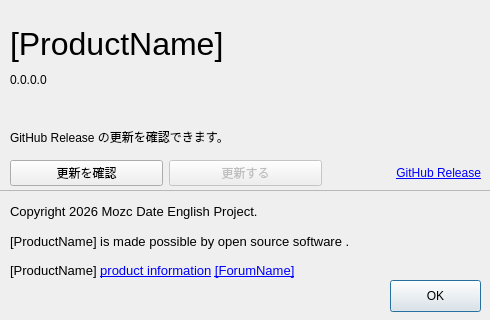
<?xml version="1.0" encoding="UTF-8"?>
<!--
 Copyright 2010-2021, Google Inc.
 All rights reserved.

 Redistribution and use in source and binary forms, with or without
 modification, are permitted provided that the following conditions are
 met:

     * Redistributions of source code must retain the above copyright
 notice, this list of conditions and the following disclaimer.
     * Redistributions in binary form must reproduce the above
 copyright notice, this list of conditions and the following disclaimer
 in the documentation and/or other materials provided with the
 distribution.
     * Neither the name of Google Inc. nor the names of its
 contributors may be used to endorse or promote products derived from
 this software without specific prior written permission.

 THIS SOFTWARE IS PROVIDED BY THE COPYRIGHT HOLDERS AND CONTRIBUTORS
 "AS IS" AND ANY EXPRESS OR IMPLIED WARRANTIES, INCLUDING, BUT NOT
 LIMITED TO, THE IMPLIED WARRANTIES OF MERCHANTABILITY AND FITNESS FOR
 A PARTICULAR PURPOSE ARE DISCLAIMED. IN NO EVENT SHALL THE COPYRIGHT
 OWNER OR CONTRIBUTORS BE LIABLE FOR ANY DIRECT, INDIRECT, INCIDENTAL,
 SPECIAL, EXEMPLARY, OR CONSEQUENTIAL DAMAGES (INCLUDING, BUT NOT
 LIMITED TO, PROCUREMENT OF SUBSTITUTE GOODS OR SERVICES; LOSS OF USE,
 DATA, OR PROFITS; OR BUSINESS INTERRUPTION) HOWEVER CAUSED AND ON ANY
 THEORY OF LIABILITY, WHETHER IN CONTRACT, STRICT LIABILITY, OR TORT
 (INCLUDING NEGLIGENCE OR OTHERWISE) ARISING IN ANY WAY OUT OF THE USE
 OF THIS SOFTWARE, EVEN IF ADVISED OF THE POSSIBILITY OF SUCH DAMAGE.
-->

<ui version="4.0">
 <class>AboutDialog</class>
 <widget class="QDialog" name="AboutDialog">
  <property name="geometry">
   <rect>
    <x>0</x>
    <y>0</y>
    <width>490</width>
    <height>320</height>
   </rect>
  </property>
  <property name="sizePolicy">
   <sizepolicy hsizetype="Fixed" vsizetype="Fixed">
    <horstretch>0</horstretch>
    <verstretch>0</verstretch>
   </sizepolicy>
  </property>
  <property name="minimumSize">
   <size>
    <width>490</width>
    <height>320</height>
   </size>
  </property>
  <property name="maximumSize">
   <size>
    <width>490</width>
    <height>320</height>
   </size>
  </property>
  <property name="windowTitle">
   <string>About [ProductName]</string>
  </property>
  <widget class="QFrame" name="color_frame">
   <property name="geometry">
    <rect>
     <x>-10</x>
     <y>190</y>
     <width>511</width>
     <height>141</height>
    </rect>
   </property>
   <property name="frameShape">
    <enum>QFrame::StyledPanel</enum>
   </property>
   <property name="frameShadow">
    <enum>QFrame::Raised</enum>
   </property>
   <widget class="QPushButton" name="pushButton">
    <property name="geometry">
     <rect>
      <x>400</x>
      <y>90</y>
      <width>91</width>
      <height>32</height>
     </rect>
    </property>
    <property name="text">
     <string>OK</string>
    </property>
   </widget>
   <widget class="QWidget" name="gridLayoutWidget_2">
    <property name="geometry">
     <rect>
      <x>20</x>
      <y>10</y>
      <width>471</width>
      <height>82</height>
     </rect>
    </property>
    <layout class="QGridLayout" name="gridLayout_3">
     <item row="0" column="0">
      <widget class="QLabel" name="label_6">
       <property name="font">
        <font>
         <pointsize>10</pointsize>
        </font>
       </property>
       <property name="text">
        <string>Copyright 2026 Mozc Date English Project.</string>
       </property>
       <property name="alignment">
        <set>Qt::AlignLeading|Qt::AlignLeft|Qt::AlignVCenter</set>
       </property>
      </widget>
     </item>
     <item row="1" column="0">
      <widget class="QLabel" name="label_credits">
       <property name="font">
        <font>
         <pointsize>10</pointsize>
        </font>
       </property>
       <property name="text">
        <string>&lt;html&gt;&lt;body&gt;[ProductName] is made possible by &lt;a href=&quot;file://credits_en.html&quot;&gt;&lt;span style=&quot; text-decoration: underline; color:#0000ff;&quot;&gt;open source software&lt;/span&gt;&lt;/a&gt;.&lt;/body&gt;&lt;/html&gt;</string>
       </property>
      </widget>
     </item>
     <item row="1" column="1">
      <spacer name="horizontalSpacer_4">
       <property name="orientation">
        <enum>Qt::Horizontal</enum>
       </property>
       <property name="sizeHint" stdset="0">
        <size>
         <width>40</width>
         <height>20</height>
        </size>
       </property>
      </spacer>
     </item>
     <item row="0" column="1">
      <spacer name="horizontalSpacer_3">
       <property name="orientation">
        <enum>Qt::Horizontal</enum>
       </property>
       <property name="sizeHint" stdset="0">
        <size>
         <width>40</width>
         <height>20</height>
        </size>
       </property>
      </spacer>
     </item>
     <item row="2" column="0">
      <widget class="QLabel" name="label_terms">
       <property name="font">
        <font>
         <pointsize>10</pointsize>
        </font>
       </property>
       <property name="text">
        <string>&lt;html&gt;&lt;body&gt;[ProductName] &lt;a href=&quot;[ProductUrl]&quot;&gt;&lt;span style=&quot; text-decoration: underline; color:#0000ff;&quot;&gt;product information&lt;/span&gt;&lt;/a&gt; &lt;a href=&quot;[ForumUrl]&quot;&gt;&lt;span style=&quot; text-decoration: underline; color:#0000ff;&quot;&gt;[ForumName]&lt;/span&gt;&lt;/a&gt;&lt;/body&gt;&lt;/html&gt;</string>
       </property>
      </widget>
     </item>
     <item row="2" column="1">
      <spacer name="horizontalSpacer_5">
       <property name="orientation">
        <enum>Qt::Horizontal</enum>
       </property>
       <property name="sizeHint" stdset="0">
        <size>
         <width>40</width>
         <height>20</height>
        </size>
       </property>
      </spacer>
     </item>
    </layout>
   </widget>
  </widget>
  <widget class="QWidget" name="updateWidget">
   <property name="geometry">
    <rect>
     <x>10</x>
     <y>120</y>
     <width>471</width>
     <height>66</height>
    </rect>
   </property>
   <layout class="QGridLayout" name="updateLayout">
    <property name="leftMargin">
     <number>0</number>
    </property>
    <property name="topMargin">
     <number>0</number>
    </property>
    <property name="rightMargin">
     <number>0</number>
    </property>
    <property name="bottomMargin">
     <number>0</number>
    </property>
    <item row="0" column="0" colspan="3">
     <widget class="QLabel" name="updateStatusLabel">
      <property name="text">
       <string>GitHub Release の更新を確認できます。</string>
      </property>
     </widget>
    </item>
    <item row="1" column="0">
     <widget class="QPushButton" name="checkUpdateButton">
      <property name="text">
       <string>更新を確認</string>
      </property>
     </widget>
    </item>
    <item row="1" column="1">
     <widget class="QPushButton" name="updateButton">
      <property name="enabled">
       <bool>false</bool>
      </property>
      <property name="text">
       <string>更新する</string>
      </property>
     </widget>
    </item>
    <item row="1" column="2">
     <widget class="QLabel" name="releaseLinkLabel">
      <property name="text">
       <string>&lt;a href=&quot;https://github.com/hglasswater-boop/mozc-date/releases/latest&quot;&gt;GitHub Release&lt;/a&gt;</string>
      </property>
      <property name="openExternalLinks">
       <bool>true</bool>
      </property>
      <property name="alignment">
       <set>Qt::AlignmentFlag::AlignRight|Qt::AlignmentFlag::AlignTrailing|Qt::AlignmentFlag::AlignVCenter</set>
      </property>
     </widget>
    </item>
   </layout>
  </widget>
  <widget class="QWidget" name="gridLayoutWidget">
   <property name="geometry">
    <rect>
     <x>10</x>
     <y>20</y>
     <width>471</width>
     <height>99</height>
    </rect>
   </property>
   <layout class="QGridLayout" name="gridLayout">
    <item row="0" column="0" colspan="2">
     <widget class="QLabel" name="label">
      <property name="font">
       <font>
        <pointsize>24</pointsize>
        <weight>50</weight>
        <bold>false</bold>
       </font>
      </property>
      <property name="text">
       <string>[ProductName]</string>
      </property>
      <property name="alignment">
       <set>Qt::AlignLeading|Qt::AlignLeft|Qt::AlignVCenter</set>
      </property>
     </widget>
    </item>
    <item row="0" column="2">
     <spacer name="horizontalSpacer_2">
      <property name="orientation">
       <enum>Qt::Horizontal</enum>
      </property>
      <property name="sizeHint" stdset="0">
       <size>
        <width>40</width>
        <height>20</height>
       </size>
      </property>
     </spacer>
    </item>
    <item row="1" column="0">
     <widget class="QLabel" name="version_label">
      <property name="text">
       <string>0.0.0.0</string>
      </property>
      <property name="alignment">
       <set>Qt::AlignLeading|Qt::AlignLeft|Qt::AlignTop</set>
      </property>
     </widget>
    </item>
    <item row="1" column="1" colspan="2">
     <spacer name="horizontalSpacer">
      <property name="orientation">
       <enum>Qt::Horizontal</enum>
      </property>
      <property name="sizeHint" stdset="0">
       <size>
        <width>40</width>
        <height>20</height>
       </size>
      </property>
     </spacer>
    </item>
   </layout>
  </widget>
 </widget>
 <resources/>
 <connections>
  <connection>
   <sender>pushButton</sender>
   <signal>clicked()</signal>
   <receiver>AboutDialog</receiver>
   <slot>accept()</slot>
   <hints>
    <hint type="sourcelabel">
     <x>428</x>
     <y>231</y>
    </hint>
    <hint type="destinationlabel">
     <x>284</x>
     <y>71</y>
    </hint>
   </hints>
  </connection>
  <connection>
   <sender>label_credits</sender>
   <signal>linkActivated(QString)</signal>
   <receiver>AboutDialog</receiver>
   <slot>linkActivated(QString)</slot>
   <hints>
    <hint type="sourcelabel">
     <x>189</x>
     <y>156</y>
    </hint>
    <hint type="destinationlabel">
     <x>231</x>
     <y>108</y>
    </hint>
   </hints>
  </connection>
  <connection>
   <sender>label_terms</sender>
   <signal>linkActivated(QString)</signal>
   <receiver>AboutDialog</receiver>
   <slot>linkActivated(QString)</slot>
   <hints>
    <hint type="sourcelabel">
     <x>150</x>
     <y>182</y>
    </hint>
    <hint type="destinationlabel">
     <x>128</x>
     <y>101</y>
    </hint>
   </hints>
  </connection>
 </connections>
 <slots>
  <slot>linkActivated(QString)</slot>
 </slots>
</ui>
